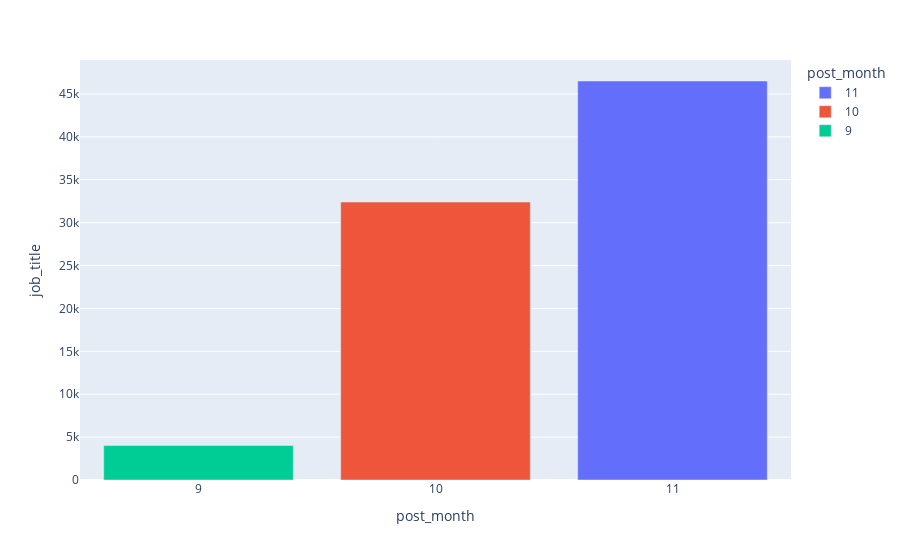

Write notebook code for a chart like this one.
### Code cell
new_aux = aux.query('post_year==2021 & post_month>8').copy()
# new_aux = aux.copy()
new_aux['post_year'] = pd.Categorical(new_aux['post_year'])
new_aux['post_month'] = pd.Categorical(new_aux['post_month'])

fig = px.bar(new_aux, x='post_month', y='job_title', color='post_month', barmode='relative')
fig.update_xaxes(type='category')
fig.update_layout(barmode='relative', xaxis={'categoryorder':'array', 'categoryarray':[1,2,3,4,5,6,7,8,9,10,11,12]})
fig.show()

### Figure 1 — Plotly figure (JSON) as saved in the notebook; plotly's stock layout.template omitted (floating-point values rounded to 4 significant figures)
{"data": [{"alignmentgroup": "True", "hovertemplate": "post_month=%{x}<br>job_title=%{y}<extra></extra>", "legendgroup": "11", "marker": {"color": "#636efa", "pattern": {"shape": ""}}, "name": "11", "offsetgroup": "11", "orientation": "v", "showlegend": true, "textposition": "auto", "type": "bar", "x": [11], "xaxis": "x", "y": [46514], "yaxis": "y"}, {"alignmentgroup": "True", "hovertemplate": "post_month=%{x}<br>job_title=%{y}<extra></extra>", "legendgroup": "10", "marker": {"color": "#EF553B", "pattern": {"shape": ""}}, "name": "10", "offsetgroup": "10", "orientation": "v", "showlegend": true, "textposition": "auto", "type": "bar", "x": [10], "xaxis": "x", "y": [32403], "yaxis": "y"}, {"alignmentgroup": "True", "hovertemplate": "post_month=%{x}<br>job_title=%{y}<extra></extra>", "legendgroup": "9", "marker": {"color": "#00cc96", "pattern": {"shape": ""}}, "name": "9", "offsetgroup": "9", "orientation": "v", "showlegend": true, "textposition": "auto", "type": "bar", "x": [9], "xaxis": "x", "y": [4022], "yaxis": "y"}], "layout": {"barmode": "relative", "legend": {"title": {"text": "post_month"}, "tracegroupgap": 0}, "margin": {"t": 60}, "xaxis": {"anchor": "y", "categoryarray": [1, 2, 3, 4, 5, 6, 7, 8, 9, 10, 11, 12], "categoryorder": "array", "domain": [0, 1], "title": {"text": "post_month"}, "type": "category"}, "yaxis": {"anchor": "x", "domain": [0, 1], "title": {"text": "job_title"}}}}
